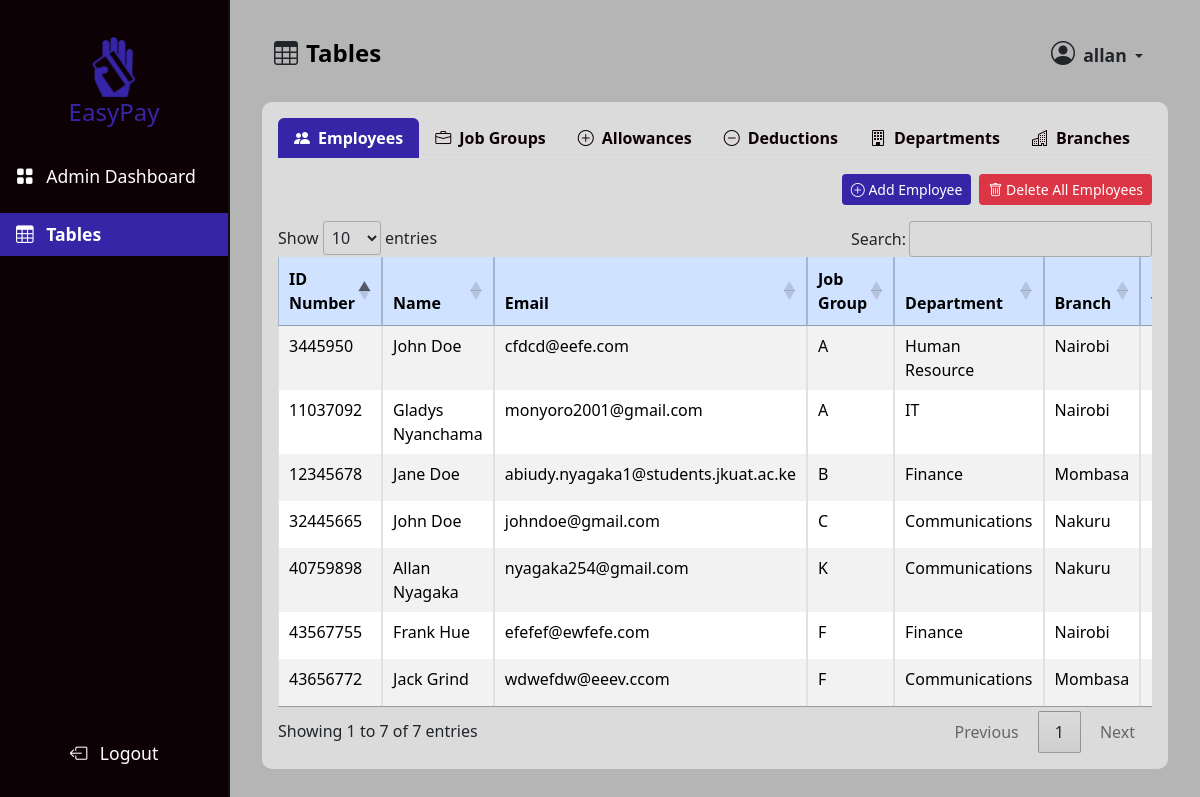
Screenshot of /admin_tables/ (signed in) with the database file from the repository.
### management/models.py (models this page shows, shortened)
class Employee(models.Model):
    id_number = models.CharField(max_length=100, unique=True)
    first_name = models.CharField(max_length=50)
    last_name = models.CharField(max_length=50)
    email = models.EmailField(unique=True)
    job_group = models.ForeignKey(JobGroup, on_delete=models.SET_NULL, null=True)
    department = models.ForeignKey(Department, on_delete=models.SET_NULL, null=True)
    branch = models.ForeignKey(Branch, on_delete=models.SET_NULL, null=True)
    verified = models.BooleanField(default=False)
    user = models.OneToOneField(User, null=True, blank=True, on_delete=models.CASCADE)

class JobGroup(models.Model):
    name = models.CharField(max_length=100)
    base_salary = models.DecimalField(max_digits=11, decimal_places=2, default=0)
    allowances = models.ManyToManyField(
        Allowance, through="JobGroupAllowance", related_name="job_groups"
    )
    deductions = models.ManyToManyField(
        Deduction, through="JobGroupDeduction", related_name="job_groups"
    )

class Department(models.Model):
    name = models.CharField(max_length=100)

class Branch(models.Model):
    name = models.CharField(max_length=100)
    address = models.CharField(max_length=255)

### management/views.py (the view)
# urls.py: path("admin_tables/", management_views.admin_tables, name="admin_tables"),
def admin_tables(request):
    employees = Employee.objects.select_related(
        "job_group", "department", "branch"
    ).all()
    job_groups = JobGroup.objects.all()
    departments = Department.objects.all()
    branches = Branch.objects.all()
    users = User.objects.all()
    allowances = Allowance.objects.all()
    deductions = Deduction.objects.all()
    job_group_data = []
    for job_group in job_groups:
        job_group_id = job_group.id
        job_group_allowances = JobGroupAllowance.objects.filter(job_group=job_group)
        job_group_deductions = JobGroupDeduction.objects.filter(job_group=job_group)
        job_group_data.append(
            {
                "job_group_id": job_group_id,
                "job_group": job_group,
                "job_group_allowances": job_group_allowances,
                "job_group_deductions": job_group_deductions,
            }
        )
    department_form = DepartmentForm()
    context = {
        "employees": employees,
        "job_groups": job_groups,
        "job_group_data": job_group_data,
        "departments": departments,
        "branches": branches,
        "users": users,
        "allowances": allowances,
        "deductions": deductions,
        "department_form": department_form,
    }
    return render(request, "layouts/admin_tables.html", context)

### management/forms.py
class DepartmentForm(forms.ModelForm):
    class Meta:
        model = Department
        fields = ["name"]
    def __init__(self, *args, **kwargs):
        super().__init__(*args, **kwargs)
        self.helper = FormHelper()
        self.helper.form_show_labels = False  # Hide traditional labels
        self.helper.layout = Layout(
            FloatingField("name"),  # Floating label for the 'name' field
        )

### management/templates/layouts/admin_tables.html (shortened to what this page needs)
{% extends "layouts/admin_dashboard_layout.html" %}
{% load humanize %}
{% load static %}
{% block content %}
  <div class="container-fluid">
    <main class="main-content">
      <nav class="navbar navbar-expand-lg dash-nav mb-2">
        <div class="container-fluid">
          <i class="bi bi-table me-2" style="font-size: 1.5rem"></i>
          <h1 class="navbar-brand fw-bold mb-0" style="font-size: 1.5rem">Tables</h1>
          <div class="collapse navbar-collapse" id="navbarNav">
            <ul class="navbar-nav ms-auto">
              <li class="nav-item">
                <div class="dropdown">
                  <button class="btn dropdown-toggle"
                          type="button"
                          data-bs-toggle="dropdown"
                          aria-expanded="false">
                    <i class="bi bi-person-circle me-1" style="font-size: 1.5rem"></i>
                    <span class="fw-bold" style="font-size: 1.1rem;">{{ user.username }}</span>
                  </button>
                </div>
              </li>
            </ul>
          </div>
        </div>
      </nav>
      <div class="card mt-2">
        <div class="card-body">
          <ul class="nav nav-tabs" id="tablesTab" role="tablist">
            <li class="nav-item" role="presentation">
              <a class="nav-link active"
                 id="employees-tab"
                 data-bs-toggle="tab"
                 href="#employees"
                 role="tab"
                 aria-controls="employees"
                 aria-selected="true"><i class="bi bi-people-fill me-2"></i>Employees</a>
            </li>
            <li class="nav-item" role="presentation">
              <a class="nav-link"
                 id="job-groups-tab"
                 data-bs-toggle="tab"
                 href="#job-groups"
                 role="tab"
                 aria-controls="job-groups"
                 aria-selected="false"><i class="bi bi-briefcase me-2"></i>Job Groups</a>
            </li>
            <li class="nav-item" role="presentation">
              <a class="nav-link"
                 id="allowances-tab"
                 data-bs-toggle="tab"
                 href="#allowances"
                 role="tab"
                 aria-controls="allowances"
                 aria-selected="false"><i class="bi bi-plus-circle me-2"></i>Allowances</a>
            </li>
            <li class="nav-item" role="presentation">
              <a class="nav-link"
                 id="deductions-tab"
                 data-bs-toggle="tab"
                 href="#deductions"
                 role="tab"
                 aria-controls="deductions"
                 aria-selected="false"><i class="bi bi-dash-circle me-2"></i>Deductions</a>
            </li>
            <li class="nav-item" role="presentation">
              <a class="nav-link"
                 id="departments-tab"
                 data-bs-toggle="tab"
                 href="#departments"
                 role="tab"
                 aria-controls="departments"
                 aria-selected="false"><i class="bi bi-building me-2"></i>Departments</a>
            </li>
            <li class="nav-item" role="presentation">
              <a class="nav-link"
                 id="branches-tab"
                 data-bs-toggle="tab"
                 href="#branches"
                 role="tab"
                 aria-controls="branches"
                 aria-selected="false"><i class="bi bi-buildings me-2"></i>Branches</a>
            </li>
          </ul>
          <div class="tab-content mt-3" id="tablesTabContent">
            {% include "tables/employees_table.html" %}
          </div>
        </div>
      </div>
    </main>
  </div>
{% endblock content %}

### management/templates/tables/employees_table.html (shortened to what this page needs)
<div class="tab-pane fade show active table-responsive"
     id="employees"
     role="tabpanel"
     aria-labelledby="employees-tab">
  <div class="d-flex justify-content-end mb-3 gap-2">
    <button class="btn btn-sm text-white"
            data-bs-toggle="modal"
            data-bs-target="#addEmployeeModal"
            style="background-color: #3626a7">
      <i class="bi bi-plus-circle"></i> Add Employee
    </button>
    <button class="btn btn-sm text-white bg-danger"
            data-bs-toggle="modal"
            data-bs-target="#deleteAllEmployeesModal">
      <i class="bi bi-trash"></i> Delete All Employees
    </button>
  </div>
  <table id="employeesTable"
         class="table table-bordered table-striped table-hover">
    <thead class="table-primary">
      <tr>
        <th class="text-start">ID Number</th>
        <th class="text-start">Name</th>
        <th class="text-start">Email</th>
        <th class="text-start">Job Group</th>
        <th class="text-start">Department</th>
        <th class="text-start">Branch</th>
        <th class="text-start">Verified</th>
      </tr>
    </thead>
    <tbody>
      {% for employee in employees %}
        <tr>
          <td class="text-start">{{ employee.id_number }}</td>
          <td class="text-start">{{ employee.first_name }} {{ employee.last_name }}</td>
          <td class="text-start">{{ employee.email }}</td>
          <td class="text-start">{{ employee.job_group.name }}</td>
          <td class="text-start">{{ employee.department.name }}</td>
          <td class="text-start">{{ employee.branch.name }}</td>
          <td>
          </td>
        </tr>
      {% endfor %}
    </tbody>
  </table>
</div>

### main/static/css/dashboard.css (style rules this page uses)
body { background-color: #b5b5b5; }
a { text-decoration: none; }
.nav-link.active { background-color: #3626a7; color: white; font-weight: bold; position: relative; }
.main-content { margin-left: 230px; padding: 20px; flex-grow: 1; display: flex; flex-direction: column; }
.dash-nav { width: 100%; }
.card { flex: 1; display: flex; flex-direction: column; justify-content: space-between; height: 100%; border-radius: 10px; border: none; background-color: #dbdbdb; }
.card-body { display: flex; flex-direction: column; height: 100%; text-align: center; }
.nav-tabs .nav-link { background-color: transparent; color: #0d0106; border: none; font-weight: 600; transition: all 0.3s ease; }
.nav-tabs .nav-link.active { background-color: #3626a7; color: #ffffff; }

### rows the page displays
Employee: id_number "40759898", first_name "Allan", last_name "Nyagaka", email "nyagaka254@gmail.com", job_group.name "K", department.name "Communications", branch.name "Nakuru"
Employee: id_number "12345678", first_name "Jane", last_name "Doe", email "abiudy.nyagaka1@students.jkuat.ac.ke", job_group.name "B", department.name "Finance", branch.name "Mombasa"
Employee: id_number "32445665", first_name "John", last_name "Doe", email "johndoe@gmail.com", job_group.name "C", department.name "Communications", branch.name "Nakuru"
Employee: id_number "11037092", first_name "Gladys", last_name "Nyanchama", email "monyoro2001@gmail.com", job_group.name "A", department.name "IT", branch.name "Nairobi"
Employee: id_number "3445950", first_name "John", last_name "Doe", email "cfdcd@eefe.com", job_group.name "A", department.name "Human Resource", branch.name "Nairobi"
Employee: id_number "43567755", first_name "Frank", last_name "Hue", email "efefef@ewfefe.com", job_group.name "F", department.name "Finance", branch.name "Nairobi"
Employee: id_number "43656772", first_name "Jack", last_name "Grind", email "wdwefdw@eeev.ccom", job_group.name "F", department.name "Communications", branch.name "Mombasa"

### other values shown
{{ user.username }} "allan"
